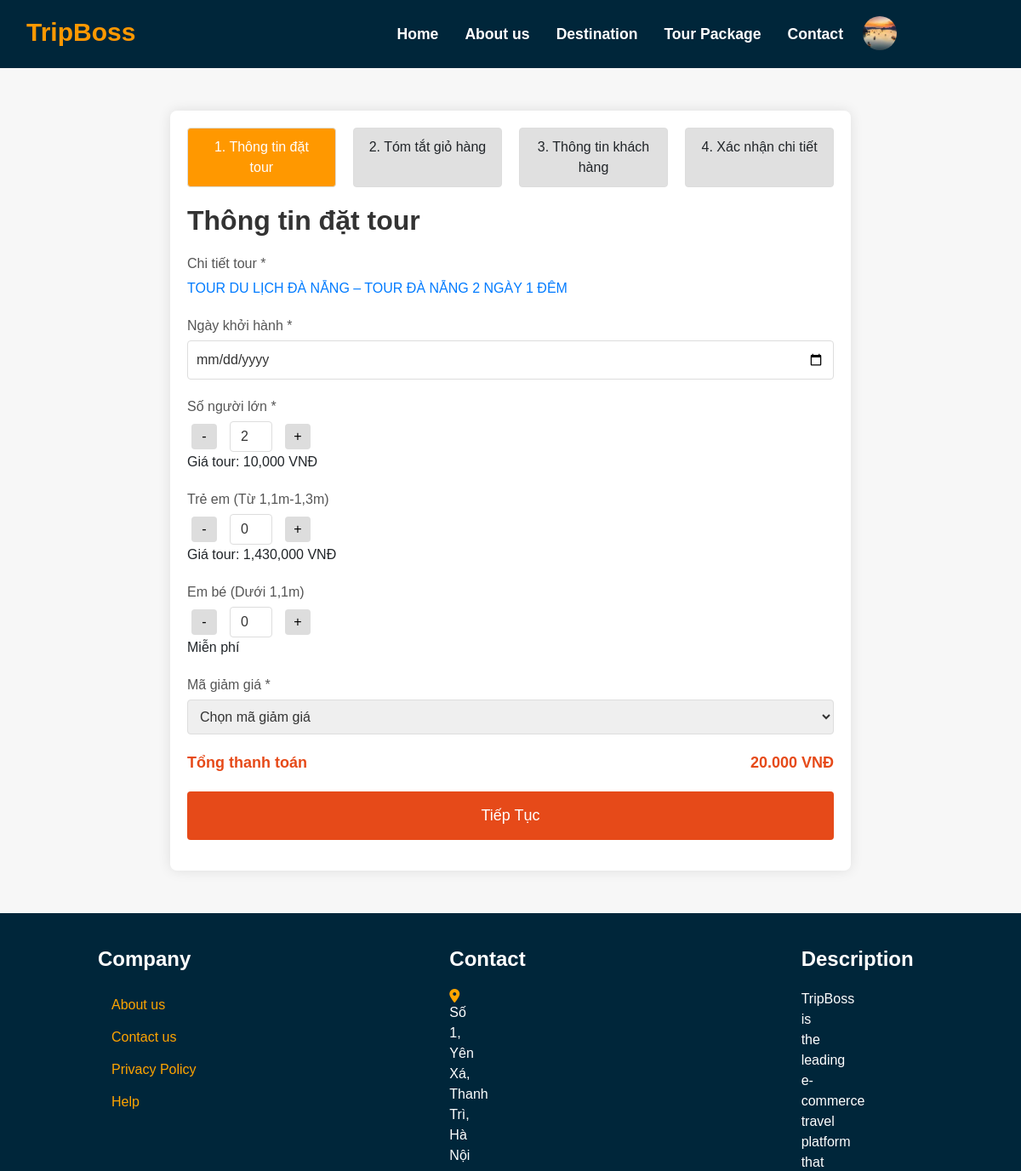
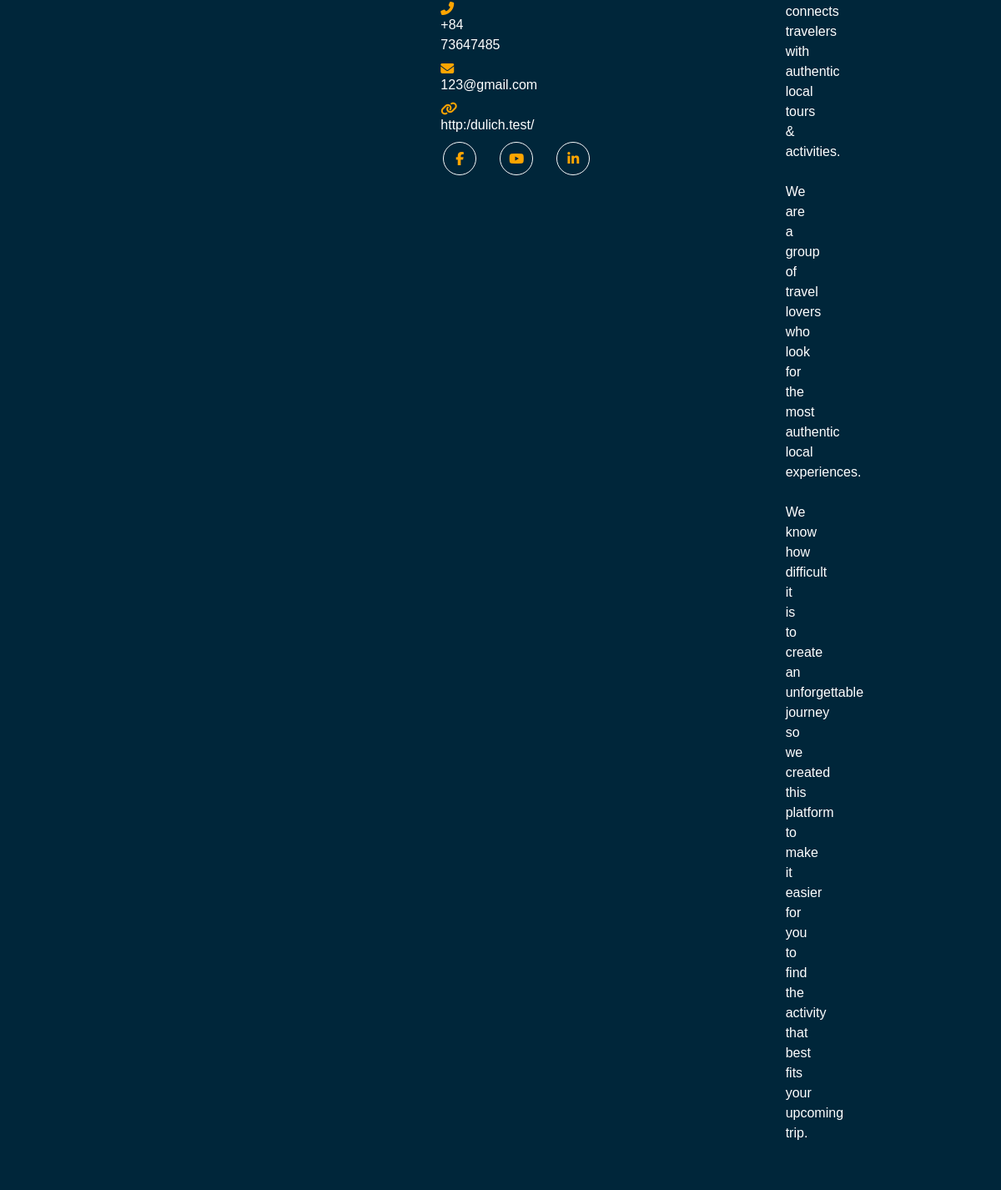
The page /pages/booking.php?id=1 (signed in) on the database its author committed (2 pictures, top to bottom).
### tables this page shows
CREATE TABLE `tours` (
  `id` int NOT NULL,
  `tour_name` text NOT NULL,
  `location_id` int DEFAULT NULL,
  `description` text NOT NULL,
  `image` varchar(255) NOT NULL,
  `adult_price` varchar(250) NOT NULL,
  `child_price` varchar(250) NOT NULL,
  `time_tour` varchar(255) NOT NULL,
  `price` varchar(255) NOT NULL,
  `Itinerary` json NOT NULL,
  `quantity` int NOT NULL,
  `status` int NOT NULL,
  `created_at` timestamp NOT NULL,
  `updated_at` timestamp NOT NULL
);

CREATE TABLE `settings` (
  `id` int NOT NULL,
  `setting_key` varchar(255) NOT NULL,
  `setting_value` text NOT NULL
);

### admin/setting/function.php (called while the page is built, shortened)
<?php
function get_setting($con, $key)
{
    $sql = "SELECT setting_value FROM settings WHERE setting_key = ?";
    $stmt = $con->prepare($sql);
    $stmt->bind_param("s", $key);
    $stmt->execute();
    $result = $stmt->get_result();
    if ($result->num_rows > 0) {
        $row = $result->fetch_assoc();
        return $row['setting_value'];
    } else {
        $stmt->close();
        return "";
    }
}

### pages/booking.php (the view, shortened to what this page needs)
<?php
require('/laragon/www/dulich/include/nav.php');
$tour_id = $_GET['id'] ?? null;
$query = "SELECT * FROM tours WHERE id = ?";
$stmt = $con->prepare($query);
$stmt->bind_param("i", $tour_id);
$stmt->execute();
$result = $stmt->get_result();
$tour = $result->fetch_assoc();
?>
<!DOCTYPE html>
<html lang="vi">
<head>
    <link rel="stylesheet" href="/assets/css/booking.css">
</head>
<body>
    <div class="booking-container">
        <div class="step-indicator">
            <div class="step completed" data-step="1">1. Thông tin đặt tour</div>
            <div class="step" data-step="2">2. Tóm tắt giỏ hàng</div>
            <div class="step" data-step="3">3. Thông tin khách hàng</div>
            <div class="step" data-step="4">4. Xác nhận chi tiết</div>
        </div>
        <form id="booking-form" method="post">
            <div class="form-step" data-step="1">
                <h2>Thông tin đặt tour</h2>
                <div class="form-group">
                    <label for="tour-detail">Chi tiết tour *</label>
                    <a href="#" id="tour-detail"><?php echo htmlspecialchars($tour['tour_name']); ?></a>
                </div>
                <div class="form-group">
                    <label for="departure-date">Ngày khởi hành *</label>
                    <input type="date" id="departure-date" name="departure_date" required>
                </div>
                <div class="form-group">
                    <label for="adults">Số người lớn *</label>
                    <div class="quantity-controls">
                        <button type="button" class="decrement">-</button>
                        <input type="number" id="adults" name="adults" value="2" min="0" required readonly>
                        <button type="button" class="increment">+</button>
                    </div>
                    <span>Giá tour: <?php echo number_format($tour['adult_price']); ?> VNĐ</span>
                </div>
                <div class="form-group">
                    <label for="children">Trẻ em (Từ 1,1m-1,3m)</label>
                    <div class="quantity-controls">
                        <button type="button" class="decrement">-</button>
                        <input type="number" id="children" name="children" value="0" min="0" readonly>
                        <button type="button" class="increment">+</button>
                    </div>
                    <span>Giá tour: <?php echo number_format($tour['child_price']); ?> VNĐ</span>
                </div>
                <div class="form-group">
                    <label for="infants">Em bé (Dưới 1,1m)</label>
                    <div class="quantity-controls">
                        <button type="button" class="decrement">-</button>
                        <input type="number" id="infants" name="infants" value="0" min="0" readonly>
                        <button type="button" class="increment">+</button>
                    </div>
                    <span>Miễn phí</span>
                </div>
                <div class="form-group">
                    <label for="voucher">Mã giảm giá *</label>
                    <select id="voucher" name="coupon_code">
                        <option value="">Chọn mã giảm giá</option>
                    </select>
                </div>
                <div class="total-amount">
                    <span>Tổng thanh toán</span>
                    <span id="total-amount">0 VNĐ</span>
                </div>
                <button type="button" class="next-step">Tiếp Tục</button>
            </div>
        </form>
    </div>
</body>
</html>
<?php
require("/laragon/www/dulich/include/footer.php");
?>

### include/footer.php (shortened to what this page needs)
<?php
require_once '/laragon/www/dulich/connection.php';
require_once '/laragon/www/dulich/admin/setting/function.php';
$newsletter = get_setting($con, 'newsletter');
$facebook_link = get_setting($con, 'facebook_link');
$youtube_link = get_setting($con, 'youtube_link');
$linkedin_link = get_setting($con, 'linkedin_link');
$about_us_text = get_setting($con, 'about_us_text');
$contact_us_text = get_setting($con, 'contact_us_text');
$privacy_policy_text = get_setting($con, 'privacy_policy_text');
$help_text = get_setting($con, 'help_text');
$address = get_setting($con, 'address');
$phone = get_setting($con, 'phone');
$email = get_setting($con, 'email');
$website = get_setting($con, 'website');
?>
<head>
</head>
<body>
    <div class="container-fluid footer">
        <div class="footer-column">
            <h4 class="text-white">Company</h4>
            <a href="" class="btn btn-link" style="color: orange;" name="about_us_link"><?php echo htmlspecialchars($about_us_text); ?></a><br>
            <a href="" class="btn btn-link" style="color: orange;" name="contact_us_link"><?php echo htmlspecialchars($contact_us_text); ?></a><br>
            <a href="" class="btn btn-link" style="color: orange;" name="privacy_policy_link"><?php echo htmlspecialchars($privacy_policy_text); ?></a><br>
            <a href="" class="btn btn-link" style="color: orange;" name="help_link"><?php echo htmlspecialchars($help_text); ?></a>
        </div>
        <div class="footer-column">
            <h4 class="text-white">Contact</h4>
            <p class="mb-2" style="margin-right: 285px; "><i class="fa fa-map-marker-alt me-3" style="color: orange;"></i><?php echo nl2br(htmlspecialchars($address)); ?></p>
            <p class="mb-2" style="margin-right: 280px; "><i class="fa fa-phone-alt me-3" style="color: orange;"></i><?php echo nl2br(htmlspecialchars($phone)); ?></p>
            <p class="mb-2" style="margin-right: 268px;" ><i class="fa fa-envelope me-3" style="color: orange;"></i><?php echo nl2br(htmlspecialchars($email)); ?></p>
            <p class="mb-2" style="margin-right: 268px;"><i class="fa fa-link me-3" style="color: orange;"></i><?php echo nl2br(htmlspecialchars($website)); ?></p>
            <div class="social-icons">
                <a href="<?php echo htmlspecialchars($facebook_link); ?>" class="btn btn-outline-light btn-social">
                    <i class="fab fa-facebook-f"></i>
                </a>
                <a href="<?php echo htmlspecialchars($youtube_link); ?>" class="btn btn-outline-light btn-social">
                    <i class="fab fa-youtube"></i>
                </a>
                <a href="<?php echo htmlspecialchars($linkedin_link); ?>" class="btn btn-outline-light btn-social">
                    <i class="fab fa-linkedin-in"></i>
                </a>
            </div>
        </div>
        <div class="footer-column">
            <h4 class="text-white">Description</h4>
            <p style="margin-right: 315px;"><?php echo nl2br(htmlspecialchars($newsletter)); ?></p>
        </div>
    </div>
</body>
</html>

### assets/css/style.css (style rules this page uses)
body { font-family: Cambria, Cochin, Georgia, Times, 'Times New Roman', serif; line-height: 1.7; color: #516171; }
h1, h2, h3, h4, h5, h6 { font-weight: 600 !important; color: #092032; }
a { color: #092032; text-decoration: none; transition: all 0.4s ease; font-weight: 500; }
body { font-family: 'Arial', sans-serif; margin: 0; padding: 0; }
body { padding-top: 70px; }
.btn { padding: 4px 7px; font-weight: 500; margin-left: 3px; }
html, body { position: relative; height: 100%; }
body { background: #eee; font-family: Helvetica Neue, Helvetica, Arial, sans-serif; font-size: 14px; color: #000; margin: 0; padding: 0; }
.form-group { margin-bottom: 1rem; }

### assets/css/des.css (style rules this page uses)
body { font-family: Arial, sans-serif; }

### assets/css/wishlist.css (style rules this page uses)
p { text-align: center; }

### assets/css/booking.css (style rules this page uses)
body { font-family: Arial, sans-serif; background-color: #f7f7f7; margin: 0; padding: 0; }
.booking-container { max-width: 800px; margin: 50px auto; background-color: #fff; padding: 20px; border-radius: 8px; box-shadow: 0 0 15px rgba(0, 0, 0, 0.1); }
.step-indicator { display: flex; justify-content: space-between; margin-bottom: 20px; }
.step { padding: 10px 15px; border: 1px solid #ddd; border-radius: 4px; width: 23%; text-align: center; background-color: #e0e0e0; cursor: pointer; transition: background-color 0.3s, color 0.3s; }
.step.completed, .step:hover { background-color: #ff9800; color: #fff; }
.form-step { display: none; }
.form-step[data-step="1"] { display: block; }
h2 { margin-bottom: 20px; color: #333; }
.form-group { margin-bottom: 20px; }
.form-group label { display: block; margin-bottom: 5px; color: #555; }
.form-group input, .form-group select, .form-group textarea { width: 100%; padding: 10px; border: 1px solid #ddd; border-radius: 4px; font-size: 16px; color: #333; }
.quantity-controls { display: flex; align-items: center; }
.quantity-controls button { width: 30px; height: 30px; background-color: #ddd; border: none; border-radius: 4px; cursor: pointer; margin: 0 5px; transition: background-color 0.3s; }
.quantity-controls input { width: 50px; text-align: center; border: 1px solid #ddd; border-radius: 4px; padding: 5px; font-size: 16px; margin: 0 10px; }
.total-amount { display: flex; justify-content: space-between; font-size: 18px; font-weight: bold; color: #e64a19; }
button.next-step, button.prev-step, button[type="submit"] { display: block; width: 100%; padding: 15px; background-color: #e64a19; color: #fff; border: none; border-radius: 4px; cursor: pointer; font-size: 18px; margin-top: 20px; transition: background-color 0.3s; }

### include/footer.php (style rules this page uses)
.footer { width: 100%; background-color: #00263A; color: #fff; padding: 40px 0; display: flex; justify-content: center; align-items: flex-start; gap: 40px; }
.footer a { color: orange; }
.btn-social { border-radius: 50%; margin-right: 10px; display: flex; justify-content: center; align-items: center; width: 40px; height: 40px; }
.footer-column { flex: 1; min-width: 200px; margin-left: 115px; }
.footer h4 { margin-bottom: 20px; }
.social-icons { display: flex; gap: 15px; }

### rows shown on the page
tours: tour_name "TOUR DU LỊCH ĐÀ NẴNG – TOUR ĐÀ NẴNG 2 NGÀY 1 ĐÊM", adult_price "10,000", child_price "1,430,000"
settings: setting_value "About us"
settings: setting_value "Contact us"
settings: setting_value "Privacy Policy"
settings: setting_value "Help"
settings: setting_value "Số 1, Yên Xá, Thanh Trì, Hà Nội"
settings: setting_value "+84 73647485"
settings: setting_value "123@gmail.com"
settings: setting_value "http:/dulich.test/"
settings: setting_value "TripBoss is the leading e-commerce travel platform that connects travelers with authentic local tours & activities. We are a group of travel lovers who look for the most authentic local experiences. We know how difficult it is to create an unforgettable journey so we created this platform to make it easier for you to find the activity that best fits your upcoming trip."
